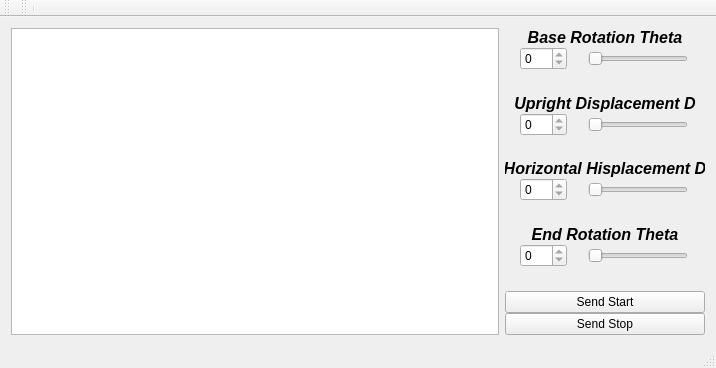
<?xml version="1.0" encoding="UTF-8"?>
<ui version="4.0">
 <class>MainWindow</class>
 <widget class="QMainWindow" name="MainWindow">
  <property name="geometry">
   <rect>
    <x>0</x>
    <y>0</y>
    <width>716</width>
    <height>368</height>
   </rect>
  </property>
  <property name="windowTitle">
   <string>MainWindow</string>
  </property>
  <widget class="QWidget" name="centralWidget">
   <layout class="QHBoxLayout" name="horizontalLayout">
    <item>
     <widget class="GraphicsView3D" name="graphicsView"/>
    </item>
    <item>
     <layout class="QVBoxLayout" name="verticalLayout">
      <property name="spacing">
       <number>0</number>
      </property>
      <property name="sizeConstraint">
       <enum>QLayout::SetNoConstraint</enum>
      </property>
      <property name="margin">
       <number>0</number>
      </property>
      <item>
       <widget class="QLabel" name="label">
        <property name="sizePolicy">
         <sizepolicy hsizetype="Fixed" vsizetype="Preferred">
          <horstretch>0</horstretch>
          <verstretch>0</verstretch>
         </sizepolicy>
        </property>
        <property name="maximumSize">
         <size>
          <width>200</width>
          <height>16777215</height>
         </size>
        </property>
        <property name="font">
         <font>
          <pointsize>12</pointsize>
          <weight>75</weight>
          <italic>true</italic>
          <bold>true</bold>
         </font>
        </property>
        <property name="text">
         <string>Base Rotation Theta</string>
        </property>
        <property name="alignment">
         <set>Qt::AlignCenter</set>
        </property>
       </widget>
      </item>
      <item>
       <layout class="QHBoxLayout" name="horizontalLayout_2">
        <property name="sizeConstraint">
         <enum>QLayout::SetMaximumSize</enum>
        </property>
        <property name="margin">
         <number>0</number>
        </property>
        <item>
         <widget class="QSpinBox" name="spinBox_T1">
          <property name="sizePolicy">
           <sizepolicy hsizetype="Fixed" vsizetype="Fixed">
            <horstretch>0</horstretch>
            <verstretch>0</verstretch>
           </sizepolicy>
          </property>
          <property name="readOnly">
           <bool>true</bool>
          </property>
          <property name="maximum">
           <number>180</number>
          </property>
         </widget>
        </item>
        <item>
         <widget class="QSlider" name="horizontalSlider">
          <property name="enabled">
           <bool>false</bool>
          </property>
          <property name="sizePolicy">
           <sizepolicy hsizetype="Fixed" vsizetype="Fixed">
            <horstretch>0</horstretch>
            <verstretch>0</verstretch>
           </sizepolicy>
          </property>
          <property name="maximumSize">
           <size>
            <width>100</width>
            <height>16777215</height>
           </size>
          </property>
          <property name="maximum">
           <number>180</number>
          </property>
          <property name="orientation">
           <enum>Qt::Horizontal</enum>
          </property>
         </widget>
        </item>
       </layout>
      </item>
      <item>
       <spacer name="verticalSpacer">
        <property name="orientation">
         <enum>Qt::Vertical</enum>
        </property>
        <property name="sizeHint" stdset="0">
         <size>
          <width>20</width>
          <height>40</height>
         </size>
        </property>
       </spacer>
      </item>
      <item>
       <widget class="QLabel" name="label_2">
        <property name="sizePolicy">
         <sizepolicy hsizetype="Fixed" vsizetype="Preferred">
          <horstretch>0</horstretch>
          <verstretch>0</verstretch>
         </sizepolicy>
        </property>
        <property name="maximumSize">
         <size>
          <width>200</width>
          <height>16777215</height>
         </size>
        </property>
        <property name="font">
         <font>
          <pointsize>12</pointsize>
          <weight>75</weight>
          <italic>true</italic>
          <bold>true</bold>
         </font>
        </property>
        <property name="text">
         <string>Upright Displacement D</string>
        </property>
        <property name="alignment">
         <set>Qt::AlignCenter</set>
        </property>
       </widget>
      </item>
      <item>
       <layout class="QHBoxLayout" name="horizontalLayout_3">
        <property name="sizeConstraint">
         <enum>QLayout::SetMaximumSize</enum>
        </property>
        <item>
         <widget class="QSpinBox" name="spinBox_D2">
          <property name="sizePolicy">
           <sizepolicy hsizetype="Fixed" vsizetype="Fixed">
            <horstretch>0</horstretch>
            <verstretch>0</verstretch>
           </sizepolicy>
          </property>
          <property name="readOnly">
           <bool>true</bool>
          </property>
          <property name="maximum">
           <number>500</number>
          </property>
         </widget>
        </item>
        <item>
         <widget class="QSlider" name="horizontalSlider_2">
          <property name="enabled">
           <bool>false</bool>
          </property>
          <property name="sizePolicy">
           <sizepolicy hsizetype="MinimumExpanding" vsizetype="Fixed">
            <horstretch>0</horstretch>
            <verstretch>0</verstretch>
           </sizepolicy>
          </property>
          <property name="maximumSize">
           <size>
            <width>100</width>
            <height>16777215</height>
           </size>
          </property>
          <property name="maximum">
           <number>500</number>
          </property>
          <property name="orientation">
           <enum>Qt::Horizontal</enum>
          </property>
         </widget>
        </item>
       </layout>
      </item>
      <item>
       <spacer name="verticalSpacer_2">
        <property name="orientation">
         <enum>Qt::Vertical</enum>
        </property>
        <property name="sizeHint" stdset="0">
         <size>
          <width>20</width>
          <height>40</height>
         </size>
        </property>
       </spacer>
      </item>
      <item>
       <widget class="QLabel" name="label_3">
        <property name="sizePolicy">
         <sizepolicy hsizetype="MinimumExpanding" vsizetype="Preferred">
          <horstretch>0</horstretch>
          <verstretch>0</verstretch>
         </sizepolicy>
        </property>
        <property name="maximumSize">
         <size>
          <width>200</width>
          <height>16777215</height>
         </size>
        </property>
        <property name="font">
         <font>
          <pointsize>12</pointsize>
          <weight>75</weight>
          <italic>true</italic>
          <bold>true</bold>
         </font>
        </property>
        <property name="text">
         <string>Horizontal Hisplacement D</string>
        </property>
        <property name="alignment">
         <set>Qt::AlignCenter</set>
        </property>
       </widget>
      </item>
      <item>
       <layout class="QHBoxLayout" name="horizontalLayout_5">
        <property name="sizeConstraint">
         <enum>QLayout::SetMaximumSize</enum>
        </property>
        <item>
         <widget class="QSpinBox" name="spinBox_D3">
          <property name="sizePolicy">
           <sizepolicy hsizetype="Fixed" vsizetype="Fixed">
            <horstretch>0</horstretch>
            <verstretch>0</verstretch>
           </sizepolicy>
          </property>
          <property name="readOnly">
           <bool>true</bool>
          </property>
          <property name="maximum">
           <number>500</number>
          </property>
         </widget>
        </item>
        <item>
         <widget class="QSlider" name="horizontalSlider_3">
          <property name="enabled">
           <bool>false</bool>
          </property>
          <property name="sizePolicy">
           <sizepolicy hsizetype="MinimumExpanding" vsizetype="Fixed">
            <horstretch>0</horstretch>
            <verstretch>0</verstretch>
           </sizepolicy>
          </property>
          <property name="maximumSize">
           <size>
            <width>100</width>
            <height>16777215</height>
           </size>
          </property>
          <property name="maximum">
           <number>500</number>
          </property>
          <property name="orientation">
           <enum>Qt::Horizontal</enum>
          </property>
         </widget>
        </item>
       </layout>
      </item>
      <item>
       <spacer name="verticalSpacer_3">
        <property name="orientation">
         <enum>Qt::Vertical</enum>
        </property>
        <property name="sizeHint" stdset="0">
         <size>
          <width>20</width>
          <height>40</height>
         </size>
        </property>
       </spacer>
      </item>
      <item>
       <widget class="QLabel" name="label_4">
        <property name="sizePolicy">
         <sizepolicy hsizetype="MinimumExpanding" vsizetype="Preferred">
          <horstretch>0</horstretch>
          <verstretch>0</verstretch>
         </sizepolicy>
        </property>
        <property name="maximumSize">
         <size>
          <width>200</width>
          <height>16777215</height>
         </size>
        </property>
        <property name="font">
         <font>
          <pointsize>12</pointsize>
          <weight>75</weight>
          <italic>true</italic>
          <bold>true</bold>
         </font>
        </property>
        <property name="text">
         <string>End Rotation Theta</string>
        </property>
        <property name="alignment">
         <set>Qt::AlignCenter</set>
        </property>
       </widget>
      </item>
      <item>
       <layout class="QHBoxLayout" name="horizontalLayout_6">
        <property name="sizeConstraint">
         <enum>QLayout::SetMaximumSize</enum>
        </property>
        <item>
         <widget class="QSpinBox" name="spinBox_T4">
          <property name="sizePolicy">
           <sizepolicy hsizetype="Fixed" vsizetype="Fixed">
            <horstretch>0</horstretch>
            <verstretch>0</verstretch>
           </sizepolicy>
          </property>
          <property name="readOnly">
           <bool>true</bool>
          </property>
          <property name="maximum">
           <number>120</number>
          </property>
         </widget>
        </item>
        <item>
         <widget class="QSlider" name="horizontalSlider_4">
          <property name="enabled">
           <bool>false</bool>
          </property>
          <property name="sizePolicy">
           <sizepolicy hsizetype="Fixed" vsizetype="Fixed">
            <horstretch>0</horstretch>
            <verstretch>0</verstretch>
           </sizepolicy>
          </property>
          <property name="maximumSize">
           <size>
            <width>100</width>
            <height>16777215</height>
           </size>
          </property>
          <property name="maximum">
           <number>120</number>
          </property>
          <property name="singleStep">
           <number>1</number>
          </property>
          <property name="pageStep">
           <number>15</number>
          </property>
          <property name="orientation">
           <enum>Qt::Horizontal</enum>
          </property>
         </widget>
        </item>
       </layout>
      </item>
      <item>
       <spacer name="verticalSpacer_4">
        <property name="orientation">
         <enum>Qt::Vertical</enum>
        </property>
        <property name="sizeHint" stdset="0">
         <size>
          <width>20</width>
          <height>40</height>
         </size>
        </property>
       </spacer>
      </item>
      <item>
       <widget class="QPushButton" name="button_startUSB">
        <property name="text">
         <string>Send Start</string>
        </property>
       </widget>
      </item>
      <item>
       <widget class="QPushButton" name="button_stopUSB">
        <property name="text">
         <string>Send Stop</string>
        </property>
       </widget>
      </item>
     </layout>
    </item>
   </layout>
  </widget>
  <widget class="QMenuBar" name="menuBar">
   <property name="geometry">
    <rect>
     <x>0</x>
     <y>0</y>
     <width>716</width>
     <height>25</height>
    </rect>
   </property>
  </widget>
  <widget class="QToolBar" name="mainToolBar">
   <attribute name="toolBarArea">
    <enum>TopToolBarArea</enum>
   </attribute>
   <attribute name="toolBarBreak">
    <bool>false</bool>
   </attribute>
  </widget>
  <widget class="QStatusBar" name="statusBar"/>
  <widget class="QToolBar" name="toolBar">
   <property name="windowTitle">
    <string>toolBar</string>
   </property>
   <attribute name="toolBarArea">
    <enum>TopToolBarArea</enum>
   </attribute>
   <attribute name="toolBarBreak">
    <bool>false</bool>
   </attribute>
   <addaction name="separator"/>
  </widget>
 </widget>
 <layoutdefault spacing="6" margin="11"/>
 <customwidgets>
  <customwidget>
   <class>GraphicsView3D</class>
   <extends>QGraphicsView</extends>
   <header>GraphicsView3D.h</header>
  </customwidget>
 </customwidgets>
 <resources/>
 <connections>
  <connection>
   <sender>horizontalSlider</sender>
   <signal>valueChanged(int)</signal>
   <receiver>spinBox_T1</receiver>
   <slot>setValue(int)</slot>
   <hints>
    <hint type="sourcelabel">
     <x>545</x>
     <y>105</y>
    </hint>
    <hint type="destinationlabel">
     <x>393</x>
     <y>93</y>
    </hint>
   </hints>
  </connection>
  <connection>
   <sender>horizontalSlider_2</sender>
   <signal>valueChanged(int)</signal>
   <receiver>spinBox_D2</receiver>
   <slot>setValue(int)</slot>
   <hints>
    <hint type="sourcelabel">
     <x>515</x>
     <y>162</y>
    </hint>
    <hint type="destinationlabel">
     <x>393</x>
     <y>169</y>
    </hint>
   </hints>
  </connection>
  <connection>
   <sender>horizontalSlider_3</sender>
   <signal>valueChanged(int)</signal>
   <receiver>spinBox_D3</receiver>
   <slot>setValue(int)</slot>
   <hints>
    <hint type="sourcelabel">
     <x>506</x>
     <y>240</y>
    </hint>
    <hint type="destinationlabel">
     <x>406</x>
     <y>252</y>
    </hint>
   </hints>
  </connection>
  <connection>
   <sender>horizontalSlider_4</sender>
   <signal>valueChanged(int)</signal>
   <receiver>spinBox_T4</receiver>
   <slot>setValue(int)</slot>
   <hints>
    <hint type="sourcelabel">
     <x>489</x>
     <y>322</y>
    </hint>
    <hint type="destinationlabel">
     <x>401</x>
     <y>325</y>
    </hint>
   </hints>
  </connection>
  <connection>
   <sender>spinBox_T1</sender>
   <signal>valueChanged(int)</signal>
   <receiver>horizontalSlider</receiver>
   <slot>setValue(int)</slot>
   <hints>
    <hint type="sourcelabel">
     <x>382</x>
     <y>104</y>
    </hint>
    <hint type="destinationlabel">
     <x>456</x>
     <y>106</y>
    </hint>
   </hints>
  </connection>
  <connection>
   <sender>spinBox_D2</sender>
   <signal>valueChanged(int)</signal>
   <receiver>horizontalSlider_2</receiver>
   <slot>setValue(int)</slot>
   <hints>
    <hint type="sourcelabel">
     <x>382</x>
     <y>182</y>
    </hint>
    <hint type="destinationlabel">
     <x>487</x>
     <y>174</y>
    </hint>
   </hints>
  </connection>
  <connection>
   <sender>spinBox_D3</sender>
   <signal>valueChanged(int)</signal>
   <receiver>horizontalSlider_3</receiver>
   <slot>setValue(int)</slot>
   <hints>
    <hint type="sourcelabel">
     <x>390</x>
     <y>237</y>
    </hint>
    <hint type="destinationlabel">
     <x>471</x>
     <y>229</y>
    </hint>
   </hints>
  </connection>
  <connection>
   <sender>spinBox_T4</sender>
   <signal>valueChanged(int)</signal>
   <receiver>horizontalSlider_4</receiver>
   <slot>setValue(int)</slot>
   <hints>
    <hint type="sourcelabel">
     <x>401</x>
     <y>314</y>
    </hint>
    <hint type="destinationlabel">
     <x>495</x>
     <y>310</y>
    </hint>
   </hints>
  </connection>
 </connections>
</ui>
